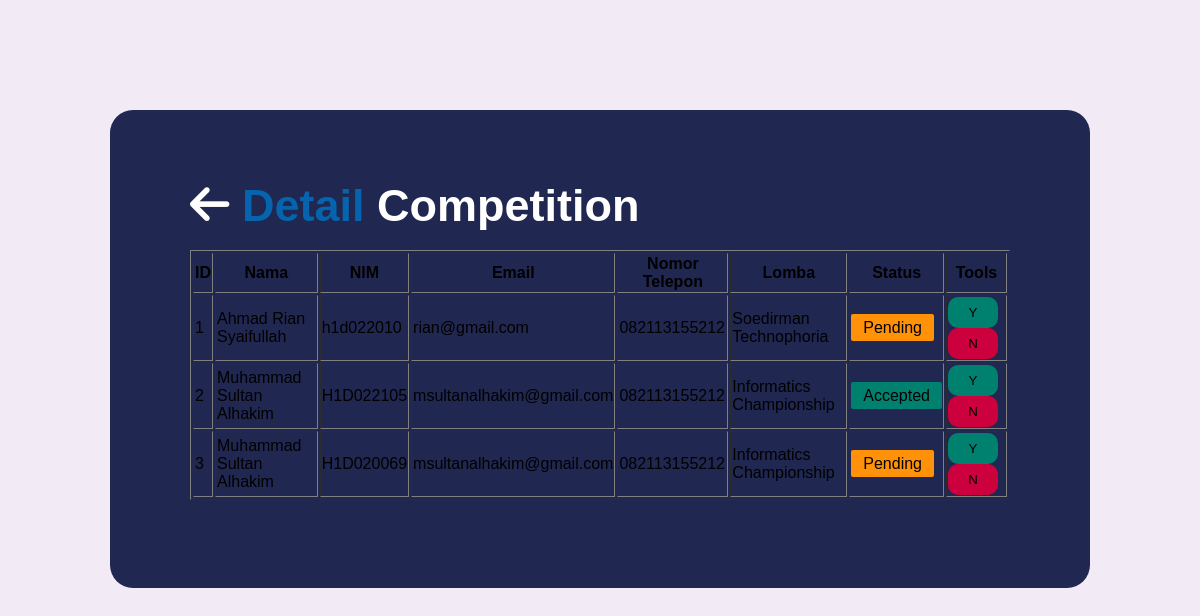
/list-participant.php (signed in), run on the app's committed database.
### tables this page shows
CREATE TABLE `tbl_peserta` (
  `id` int(11) NOT NULL,
  `nama` varchar(50) NOT NULL,
  `nim` varchar(50) NOT NULL,
  `email` varchar(100) NOT NULL,
  `no_telp` varchar(20) NOT NULL,
  `lomba` varchar(255) NOT NULL,
  `status` char(255) NOT NULL,
  `username` varchar(255) NOT NULL
);

### list-participant.php (the view, shortened to what this page needs)
<?php
include('connection.php');
$sql = "SELECT * FROM tbl_peserta WHERE 1";
$query = mysqli_query($conn, $sql);
?>
<!DOCTYPE html>
<html>
    <head>
        <link rel="stylesheet" type="text/css" href="assets/css/style.css"/>
    </head>
    <body>
        <div class="container">
            <div class="sub-container">
                <div class="main-banner">
                    <div class="banner-text">
                        <h4><a href="index.php"><i class="fa-solid fa-arrow-left"></i></a> <em>Detail</em> Competition</h4><br>
                        <table class="table-list" border="1">
                            <tr>
                                <th>ID</th>
                                <th>Nama</th>
                                <th>NIM</th>
                                <th>Email</th>
                                <th>Nomor Telepon</th>
                                <th>Lomba</th>
                                <th>Status</th>
                                <th>Tools</th>
                            </tr>
                            <?php while($data = mysqli_fetch_array($query)){?>
                            <tr>
                                <td><?php echo $data['id']; ?></td>
                                <td><?php echo $data['nama']; ?></td>
                                <td><?php echo $data['nim']; ?></td>
                                <td><?php echo $data['email']; ?></td>
                                <td><?php echo $data['no_telp']; ?></td>
                                <td><?php if($data['lomba'] == "ic"){ echo "Informatics Championship";}else if($data['lomba'] == "stec"){ echo "Soedirman Technophoria";}else if($data['lomba'] == "lustrum"){ echo "Lustrum 5.0";} ?></td>
                                <td><?php if($data['status'] == "Pending"){ echo "<span class='button-pending'>Pending</span>";}else if($data['status'] == "Rejected"){ echo "<span class='button-rejected'>Reject</span>";}else if($data['status'] == "Accepted"){ echo "<span class='button-accepted'>Accepted</span>";} ?></td>
                                <td>
                                    <form action="<?php $_SERVER['PHP_SELF'];?>" method="POST">
                                        <input type="submit" name="accept" value="Y" class="button-y">
                                        <input type="submit" name="reject" value="N" class="button-n">
                                    </form>
                                </td>
                            </tr>
                            <?php } ?>
                        </table>
                        <br>
                    </div>
                </div>
            </div>
        </div>
    </body>
</html>

### assets/css/style.css (style rules this page uses)
* { margin: 0; scroll-behavior: smooth; box-sizing: border-box; }
body { background-color: #f2eaf5; font-family: 'Poppins', sans-serif; }
em { font-style: normal; color: #0564ad; }
input { width: 100%; border: none; border-radius: 10px; margin: 6px 0px; padding: 8px; box-sizing: border-box; -webkit-box-sizing: border-box; }
.container { max-width: 1500px; width: 100%; display: flex; justify-content: center; margin: auto; }
.sub-container { margin: 50px; width: 100%; padding: 60px; border-radius: 23px; }
.main-banner { background: #202750; border-radius: 23px; width: 100%; }
.banner-text { padding: 70px 80px; }
.banner-text h4 { font-size: 45px; color: #fff; }
.banner-text a { text-decoration: none; color:#fff; }
.button-pending { background: #FF9209; padding: 5px 12px; border-radius: 2px; }
.button-accepted { background: #008170; padding: 5px 12px; border-radius: 2px; }

### list-participant.php (style rules this page uses)
input[type="submit"] { margin: 0; text-align: center; width: 50px; }
.button-y { background-color: #008170 !important; }
.button-n { background-color: #cc003d !important; }

### data on the page
tbl_peserta: id "1", nama "Ahmad Rian Syaifullah", nim "h1d022010", email "rian@gmail.com", no_telp "082113155212", lomba "Soedirman Technophoria", status "Pending"
tbl_peserta: id "2", nama "Muhammad Sultan Alhakim", nim "H1D022105", email "msultanalhakim@gmail.com", no_telp "082113155212", lomba "Informatics Championship", status "Accepted"
tbl_peserta: id "3", nama "Muhammad Sultan Alhakim", nim "H1D020069", email "msultanalhakim@gmail.com", no_telp "082113155212", lomba "Informatics Championship", status "Pending"
